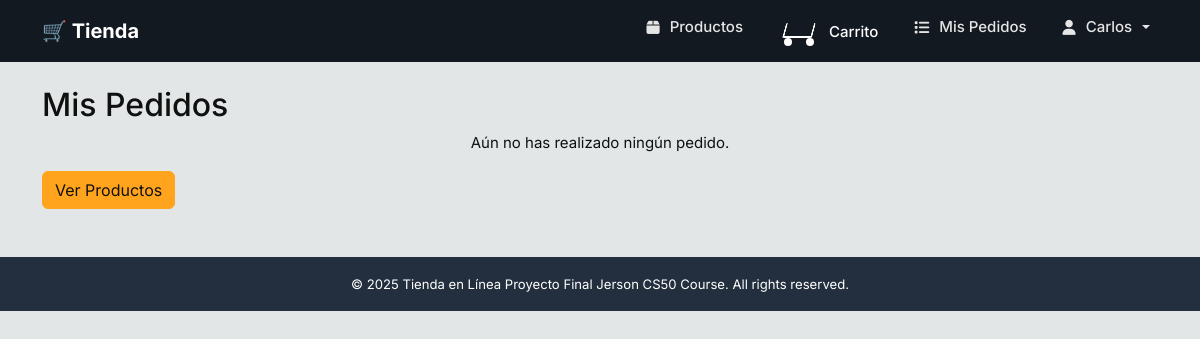
The page /pedidos (signed in) on the database as committed earlier.
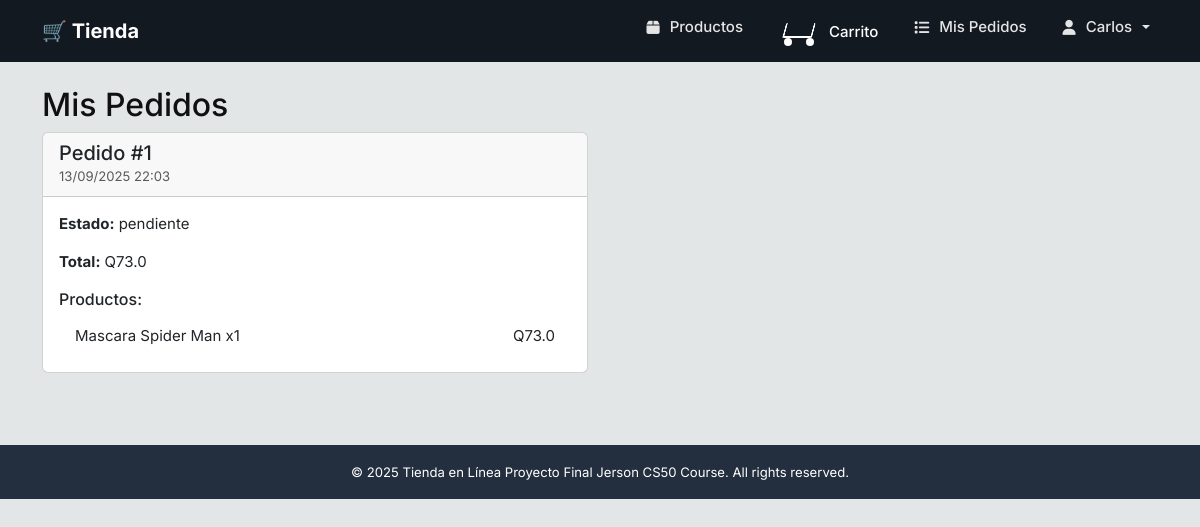
The same page on the database as committed later.
### models/models.py (models this page shows)
class Pedido(db.Model):
    id = db.Column(db.Integer, primary_key=True)
    usuario_id = db.Column(db.Integer, db.ForeignKey('usuario.id'), nullable=True)
    email_cliente = db.Column(db.String(120))  # para invitados
    fecha = db.Column(db.DateTime, server_default=db.func.now())
    estado = db.Column(db.String(20), default='pendiente')  # pendiente | entregado
    total = db.Column(db.Float, nullable=False)
    items = db.relationship('OrderItem', backref='pedido', lazy=True)

class OrderItem(db.Model):
    id = db.Column(db.Integer, primary_key=True)
    pedido_id = db.Column(db.Integer, db.ForeignKey('pedido.id'), nullable=False)
    producto_id = db.Column(db.Integer, db.ForeignKey('producto.id'), nullable=False)
    cantidad = db.Column(db.Integer, nullable=False)
    precio_unitario = db.Column(db.Float, nullable=False)
    producto = db.relationship('Producto')

class Producto(db.Model):
    id = db.Column(db.Integer, primary_key=True)
    nombre = db.Column(db.String(100), nullable=False)
    descripcion = db.Column(db.Text)
    precio = db.Column(db.Float, nullable=False)
    imagen_url = db.Column(db.String(200))
    categoria_id = db.Column(db.Integer, db.ForeignKey('categoria.id'))
    stock = db.Column(db.Integer, nullable=False, default=0)

### routes/carrito.py (the view)
@carrito_bp.route('/pedidos')
@login_required
def ver_pedidos():
    pedidos = Pedido.query.filter_by(usuario_id=current_user.id).order_by(Pedido.fecha.desc()).all()
    return render_template('pedidos.html', pedidos=pedidos)

### templates/pedidos.html (shortened to what this page needs)
{% extends "base.html" %}
{% block content %}
<h2>Mis Pedidos</h2>
{% if pedidos %}
  <div class="row">
    {% for pedido in pedidos %}
      <div class="col-md-6 mb-4">
        <div class="card">
          <div class="card-header">
            <h5 class="card-title mb-0">Pedido #{{ pedido.id }}</h5>
            <small class="text-muted">{{ pedido.fecha.strftime('%d/%m/%Y %H:%M') }}</small>
          </div>
          <div class="card-body">
            <p><strong>Estado:</strong> {{ pedido.estado }}</p>
            <p><strong>Total:</strong> Q{{ pedido.total }}</p>
            <h6>Productos:</h6>
            <ul class="list-group list-group-flush">
              {% for item in pedido.items %}
                <li class="list-group-item d-flex justify-content-between">
                  <div>{{ item.producto.nombre }} x{{ item.cantidad }}</div>
                  <div>Q{{ item.precio_unitario * item.cantidad }}</div>
                </li>
              {% endfor %}
            </ul>
          </div>
        </div>
      </div>
    {% endfor %}
  </div>
{% else %}
  <p class="text-center">Aún no has realizado ningún pedido.</p>
  <a href="{{ url_for('productos.listar_productos') }}" class="btn btn-primary">Ver Productos</a>
{% endif %}
{% endblock %}

Rows that differ between the two databases and show on the page:
added Pedido: id "1", fecha "13/09/2025 22:03", estado "pendiente", total "73.0"
added OrderItem: producto.nombre "Mascara Spider Man", cantidad "1", item.precio_unitario*item.cantidad "73.0"
Other text that changed with them:
text no longer shown: "Aún no has realizado ningún pedido. Ver Productos"
